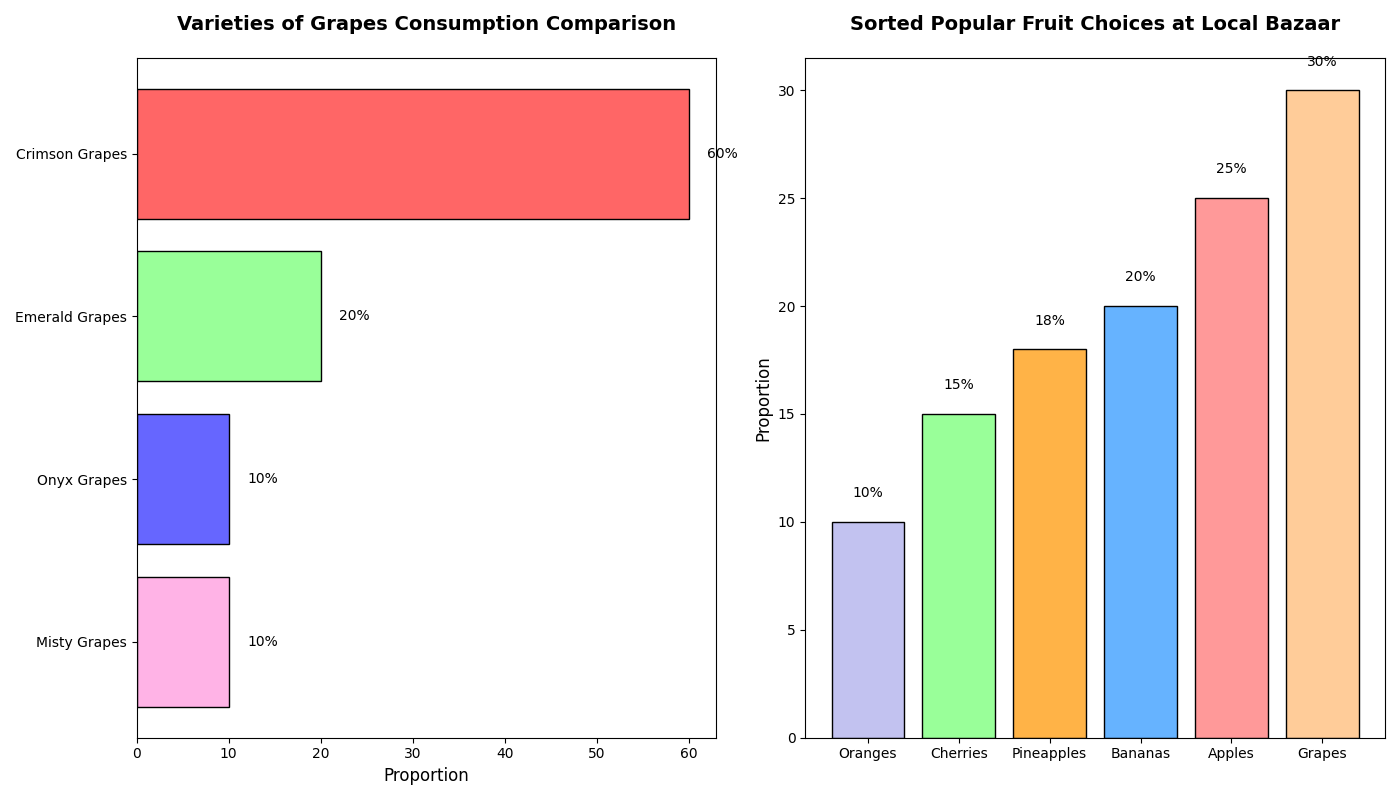

This chart was generated by the following Python code:
import matplotlib.pyplot as plt
import numpy as np

# Data
fruit_types = ['Apples', 'Bananas', 'Cherries', 'Grapes', 'Oranges', 'Pineapples']
preferences_percentages = [25, 20, 15, 30, 10, 18]
colors = ['#ff9999', '#66b3ff', '#99ff99', '#ffcc99', '#c2c2f0', '#ffb347']

# Create figure and subplots
fig, ax = plt.subplots(1, 2, figsize=(14, 8))

# Side Bar Chart: Detailed View of Grapes Varieties
grape_subtypes = ['Crimson Grapes', 'Emerald Grapes', 'Onyx Grapes', 'Misty Grapes']
grape_preferences = [60, 20, 10, 10]
grape_colors = ['#ff6666', '#99ff99', '#6666ff', '#ffb3e6']
y_pos = np.arange(len(grape_subtypes))

ax[0].barh(y_pos, grape_preferences, color=grape_colors, edgecolor='black')
ax[0].set_yticks(y_pos)
ax[0].set_yticklabels(grape_subtypes)
ax[0].invert_yaxis()
ax[0].set_xlabel('Proportion', fontsize=12)
for index, value in enumerate(grape_preferences):
    ax[0].text(value + 2, index, f'{value}%', va='center', ha='left', fontsize=10)
ax[0].set_title('Varieties of Grapes Consumption Comparison', fontsize=14, fontweight='bold', pad=20)

# Main Bar Chart: Sorted Fruit Choices
sorted_indices = np.argsort(preferences_percentages)
sorted_fruits = [fruit_types[i] for i in sorted_indices]
sorted_preferences = [preferences_percentages[i] for i in sorted_indices]
sorted_colors = [colors[i] for i in sorted_indices]
x_pos = np.arange(len(sorted_fruits))

ax[1].bar(x_pos, sorted_preferences, color=sorted_colors, edgecolor='black')
ax[1].set_xticks(x_pos)
ax[1].set_xticklabels(sorted_fruits)
ax[1].set_ylabel('Proportion', fontsize=12)
for index, value in enumerate(sorted_preferences):
    ax[1].text(index, value + 1, f'{value}%', va='bottom', ha='center', fontsize=10)
ax[1].set_title('Sorted Popular Fruit Choices at Local Bazaar', fontsize=14, fontweight='bold', pad=20)

# Adjust layout
plt.tight_layout()

# Show the plot
plt.show()
